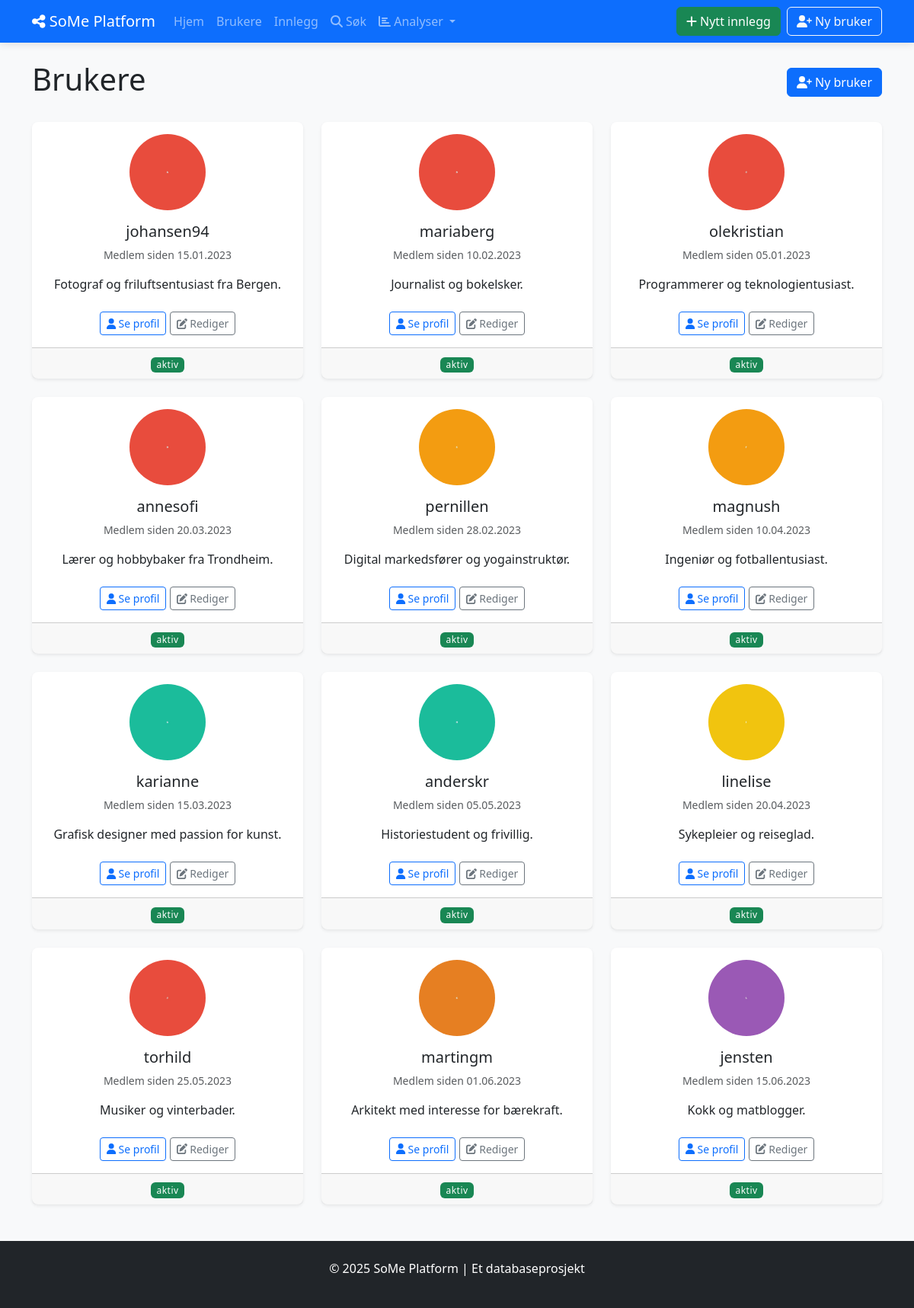
Screenshot of /users with the database file from the repository.
### tables this page shows
CREATE TABLE BRUKERE (
            bruker_id INTEGER PRIMARY KEY AUTOINCREMENT,
            brukernavn TEXT NOT NULL UNIQUE,
            epost TEXT NOT NULL UNIQUE,
            passord_hash TEXT NOT NULL,
            profilbilde TEXT,
            bio TEXT,
            registrerings_dato DATE NOT NULL DEFAULT CURRENT_DATE,
            fødselsdato DATE,
            status TEXT DEFAULT 'aktiv'
        );

### social_media_app/app.py (the view)
@app.route('/users')
def list_users():
    with Database() as db:
        users = db.fetchall("SELECT * FROM BRUKERE")
        users = [format_date_fields(user, ['registrerings_dato', 'fødselsdato']) for user in users]
    return render_template('users/list.html', users=users)

### social_media_app/app.py (called while the page is built)
def format_date_fields(item, date_fields=None):
    if not item:
        return None
    if not isinstance(item, dict):
        item = dict(item)
    if date_fields:
        for field in date_fields:
            if field in item and item[field]:
                try:
                    if 'T' in item[field]:  # ISO format
                        item[field] = datetime.fromisoformat(item[field].replace('Z', '+00:00'))
                    else:  # SQLite default format
                        item[field] = datetime.strptime(item[field], '%Y-%m-%d %H:%M:%S')
                except (ValueError, TypeError):
                    try:
                        item[field] = datetime.strptime(item[field], '%Y-%m-%d')
                    except (ValueError, TypeError):
                        pass  # Keep original if parsing fails
    return item

### social_media_app/db_config.py (called while the page is built)
    def __enter__(self):
        return self

    def __exit__(self, exc_type, exc_val, exc_tb):
        self.cursor.close()
        if self.conn:
            self.conn.close()

    def fetchall(self, sql, params=None):
        self.cursor.execute(sql, params or ())
        return self.cursor.fetchall()

### social_media_app/templates/users/list.html (shortened to what this page needs)
{% extends "base.html" %}
{% block content %}
<div class="d-flex justify-content-between align-items-center mb-4">
    <h1>Brukere</h1>
    <a href="{{ url_for('show_create_user') }}" class="btn btn-primary">
        <i class="fas fa-user-plus"></i> Ny bruker
    </a>
</div>
<div class="row row-cols-1 row-cols-md-3 g-4">
    {% for user in users %}
    <div class="col">
        <div class="card h-100 shadow-sm">
            <div class="card-body text-center">
                <div class="mb-3">
                    {% if user.profilbilde %}
                        <img src="{{ url_for('static', filename='uploads/' + user.profilbilde) }}"
                             alt="{{ user.brukernavn }}" class="rounded-circle" width="100" height="100">
                    {% else %}
                        <div class="rounded-circle bg-secondary rounded-circle-placeholder">
                            <i class="fas fa-user fa-3x text-white"></i>
                        </div>
                    {% endif %}
                </div>
                <h5 class="card-title">{{ user.brukernavn }}</h5>
                <p class="card-text text-muted small">Medlem siden {{ user.registrerings_dato.strftime('%d.%m.%Y') }}</p>
                <div class="mt-3">
                    <p class="card-text text-truncate">
                        {% if user.bio %}
                            {{ user.bio }}
                        {% else %}
                            <span class="text-muted fst-italic">Ingen biografi</span>
                        {% endif %}
                    </p>
                </div>
                <div class="mt-4">
                    <a href="{{ url_for('view_user', user_id=user.bruker_id) }}" class="btn btn-sm btn-outline-primary">
                        <i class="fas fa-user"></i> Se profil
                    </a>
                    <a href="{{ url_for('show_edit_user', user_id=user.bruker_id) }}" class="btn btn-sm btn-outline-secondary">
                        <i class="fas fa-edit"></i> Rediger
                    </a>
                </div>
            </div>
            <div class="card-footer text-center">
                <span class="badge {{ 'bg-success' if user.status == 'aktiv' else 'bg-secondary' }}">
                    {{ user.status }}
                </span>
            </div>
        </div>
    </div>
    {% endfor %}
</div>
{% endblock %}

### social_media_app/static/style.css (style rules this page uses)
body { background-color: #f8f9fa; min-height: 100vh; display: flex; flex-direction: column; }
.card { border-radius: 0.5rem; border: none; transition: transform 0.2s, box-shadow 0.2s; }
.card .rounded-circle { object-fit: cover; }
.badge { font-weight: 500; letter-spacing: 0.5px; }

### rows the page displays
BRUKERE: profilbilde (picture), brukernavn "johansen94", registrerings_dato "15.01.2023", bio "Fotograf og friluftsentusiast fra Bergen.", status "aktiv"
BRUKERE: profilbilde (picture), brukernavn "mariaberg", registrerings_dato "10.02.2023", bio "Journalist og bokelsker.", status "aktiv"
BRUKERE: profilbilde (picture), brukernavn "olekristian", registrerings_dato "05.01.2023", bio "Programmerer og teknologientusiast.", status "aktiv"
BRUKERE: profilbilde (picture), brukernavn "annesofi", registrerings_dato "20.03.2023", bio "Lærer og hobbybaker fra Trondheim.", status "aktiv"
BRUKERE: profilbilde (picture), brukernavn "pernillen", registrerings_dato "28.02.2023", bio "Digital markedsfører og yogainstruktør.", status "aktiv"
BRUKERE: profilbilde (picture), brukernavn "magnush", registrerings_dato "10.04.2023", bio "Ingeniør og fotballentusiast.", status "aktiv"
BRUKERE: profilbilde (picture), brukernavn "karianne", registrerings_dato "15.03.2023", bio "Grafisk designer med passion for kunst.", status "aktiv"
BRUKERE: profilbilde (picture), brukernavn "anderskr", registrerings_dato "05.05.2023", bio "Historiestudent og frivillig.", status "aktiv"
BRUKERE: profilbilde (picture), brukernavn "linelise", registrerings_dato "20.04.2023", bio "Sykepleier og reiseglad.", status "aktiv"
BRUKERE: profilbilde (picture), brukernavn "torhild", registrerings_dato "25.05.2023", bio "Musiker og vinterbader.", status "aktiv"
BRUKERE: profilbilde (picture), brukernavn "martingm", registrerings_dato "01.06.2023", bio "Arkitekt med interesse for bærekraft.", status "aktiv"
BRUKERE: profilbilde (picture), brukernavn "jensten", registrerings_dato "15.06.2023", bio "Kokk og matblogger.", status "aktiv"
